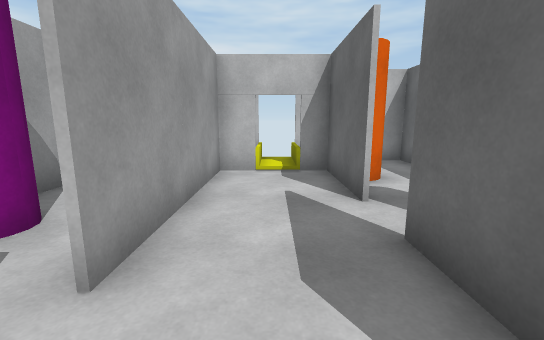
View 1 (above)

13 first-person views from a walk through a scene from a Unity 3-D project. The camera is 1.3 m above the floor, tilts 10° down and sees 90° across. The floor is counted in squares, 1 m on a side. Each view is taken from the middle of a square. On the plan, view 1 faces up. The plan holds only what a view shows up to about 13 squares ahead; the rest is blank. The place goes on beyond the plan. Some animated figures are not drawn.

View 2
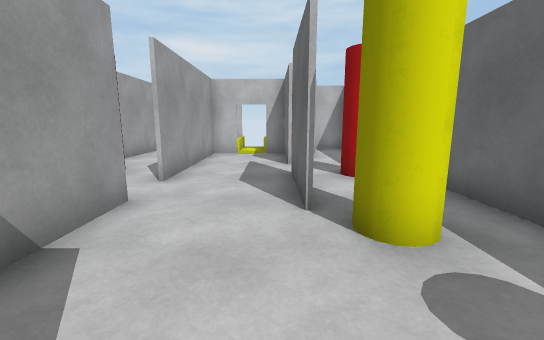

View 3
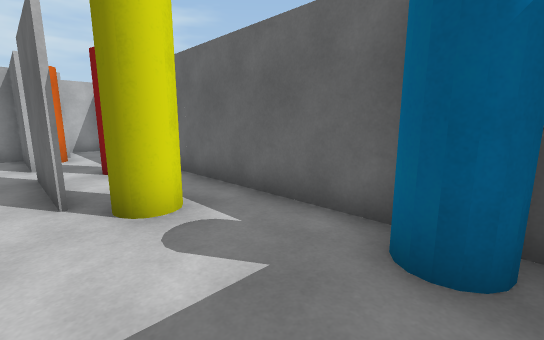

View 4
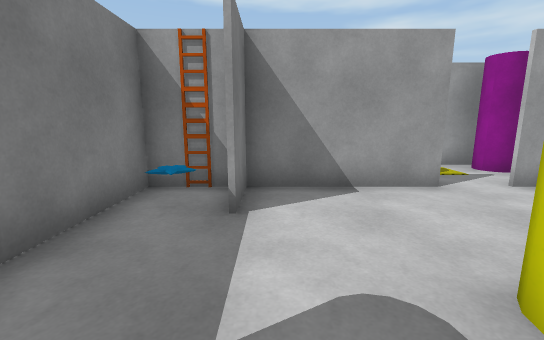

View 5
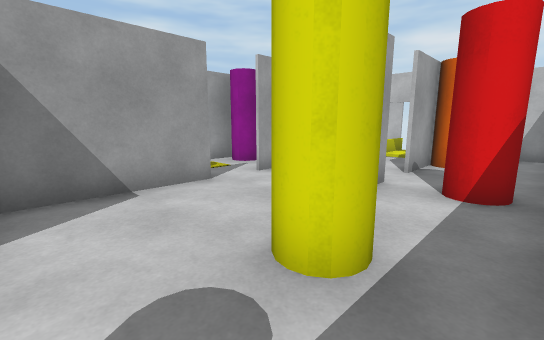

View 6
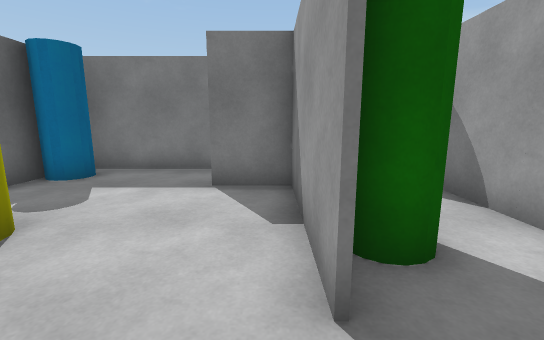

View 7
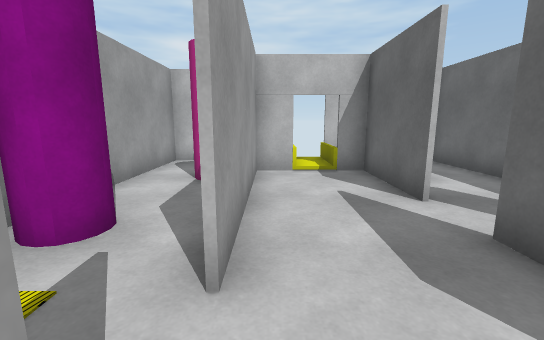

View 8
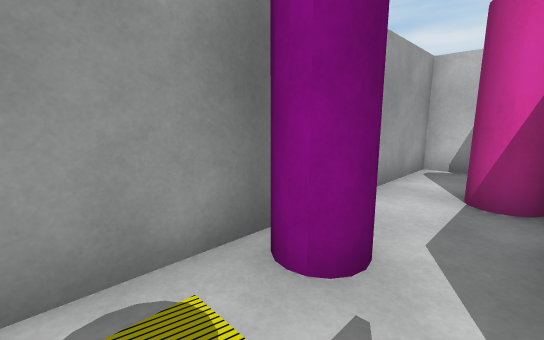

View 9
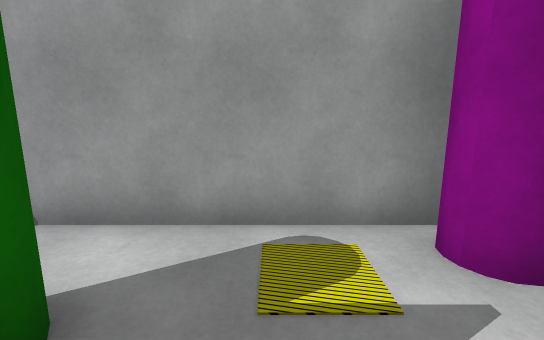

View 10
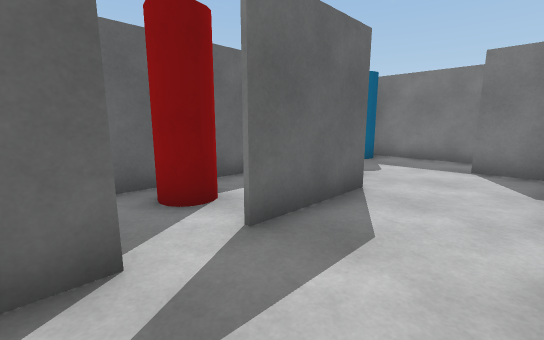

View 11
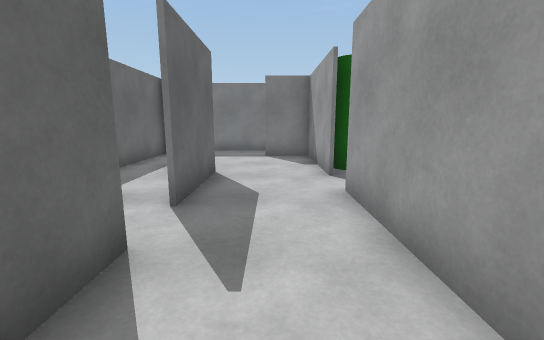

View 12
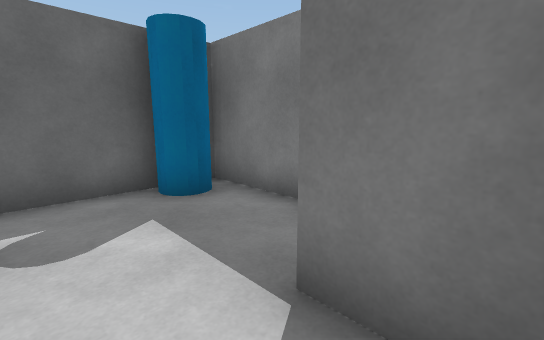

View 13
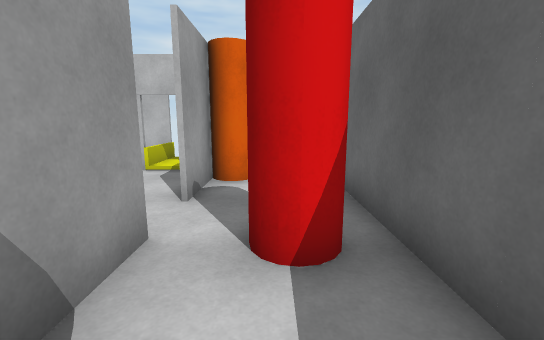

### Floor plan
Key: @ floor where view 1 was taken; # wall or solid block; . floor; v drop or lower ground; C column; S star; O other object.
Columns run from 4 left of view 1 to 5 right of it. Each row starts with its distance up from view 1.
  9    ##v #
  8 #  ##v ##
  7 #CC#.#C##
  6 #CC...C.#
  5 #.#.. #.#
  4  C#..##.##
  3 CC#.. #CC#
  2 #O#...#C.#
  1 #.....#..#
  0 #.C.@.C..#
 -1 #CC...CC.#
 -2 #.#......#
 -3 # #......#
 -4   ###..CC#
 -5   #.S...C#
 -6   ########

Positions as (right, up) in squares from view 1, and headings:
1: (0, 0), facing up
2: (1, -4), facing up
3: (1, -5), facing up-right
4: (4, -3), facing left
5: (4, -3), facing up-left
6: (-1, 2), facing down
7: (-1, 0), facing up
8: (-2, 1), facing up-left
9: (-1, 1), facing left
10: (-1, 5), facing down-right
11: (0, 7), facing down
12: (-1, -2), facing down-right
13: (3, 0), facing up
